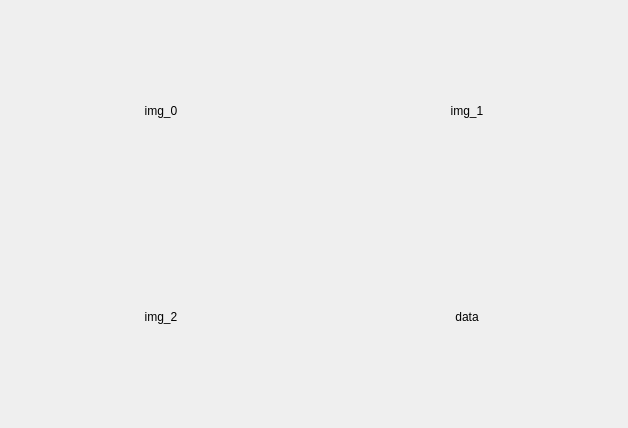
      <widget class="QWidget" name="test_view">
       <layout class="QGridLayout" name="gridLayout_15">
        <item row="0" column="0">
         <widget class="QLabel" name="lb_test_0">
          <property name="minimumSize">
           <size>
            <width>300</width>
            <height>200</height>
           </size>
          </property>
          <property name="maximumSize">
           <size>
            <width>300</width>
            <height>200</height>
           </size>
          </property>
          <property name="text">
           <string>img_0</string>
          </property>
          <property name="alignment">
           <set>Qt::AlignCenter</set>
          </property>
         </widget>
        </item>
        <item row="0" column="1">
         <widget class="QLabel" name="lb_test_1">
          <property name="minimumSize">
           <size>
            <width>300</width>
            <height>200</height>
           </size>
          </property>
          <property name="maximumSize">
           <size>
            <width>300</width>
            <height>200</height>
           </size>
          </property>
          <property name="text">
           <string>img_1</string>
          </property>
          <property name="alignment">
           <set>Qt::AlignCenter</set>
          </property>
         </widget>
        </item>
        <item row="1" column="0">
         <widget class="QLabel" name="lb_test_2">
          <property name="minimumSize">
           <size>
            <width>300</width>
            <height>200</height>
           </size>
          </property>
          <property name="maximumSize">
           <size>
            <width>300</width>
            <height>200</height>
           </size>
          </property>
          <property name="text">
           <string>img_2</string>
          </property>
          <property name="alignment">
           <set>Qt::AlignCenter</set>
          </property>
         </widget>
        </item>
        <item row="1" column="1">
         <widget class="QLabel" name="lb_test_3">
          <property name="minimumSize">
           <size>
            <width>300</width>
            <height>200</height>
           </size>
          </property>
          <property name="maximumSize">
           <size>
            <width>300</width>
            <height>200</height>
           </size>
          </property>
          <property name="text">
           <string>data</string>
          </property>
          <property name="alignment">
           <set>Qt::AlignCenter</set>
          </property>
         </widget>
        </item>
       </layout>
      </widget>
